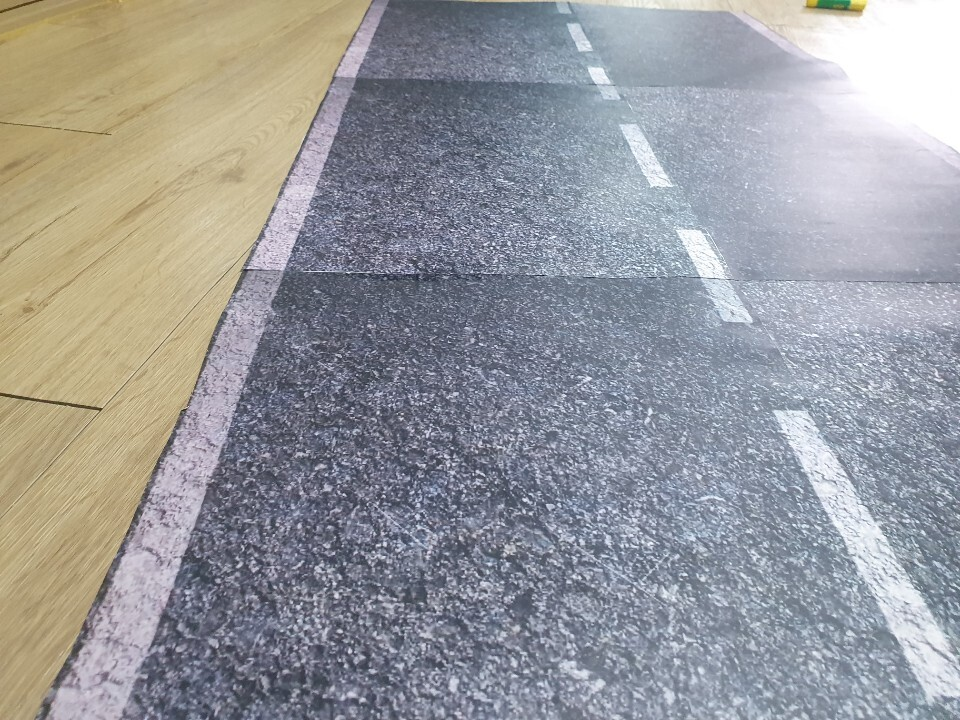
#> input picture trialroad.jpg, 960 x 720 px, given in place of the camera
$ python binary_threshold.py
#> lines starting #> are read from the running program, lines starting #| are printed output that depends on the picture; after the words box and inside, x2 and y2 are one past the last pixel; in counts of white or black regions, pixels touching at a corner belong together


## PUT THIS ALL IN ONE CELL!

import cv2
import numpy as np

# Connects to your computer's default camera
cap = cv2.VideoCapture(0)


# Automatically grab width and height from video feed
# (returns float which we need to convert to integer for later on!)
width = int(cap.get(cv2.CAP_PROP_FRAME_WIDTH))
height = int(cap.get(cv2.CAP_PROP_FRAME_HEIGHT))

while True:

    # Capture frame-by-frame
    ret, frame = cap.read()
#> frame is the input picture: shape (720, 960, 3); mean B, G, R 156.8, 154, 153.2

    # Our operations on the frame come here
#     gray = cv2.cvtColor(frame, cv2.COLOR_BGR2GRAY)

    blur = cv2.medianBlur(frame,25)
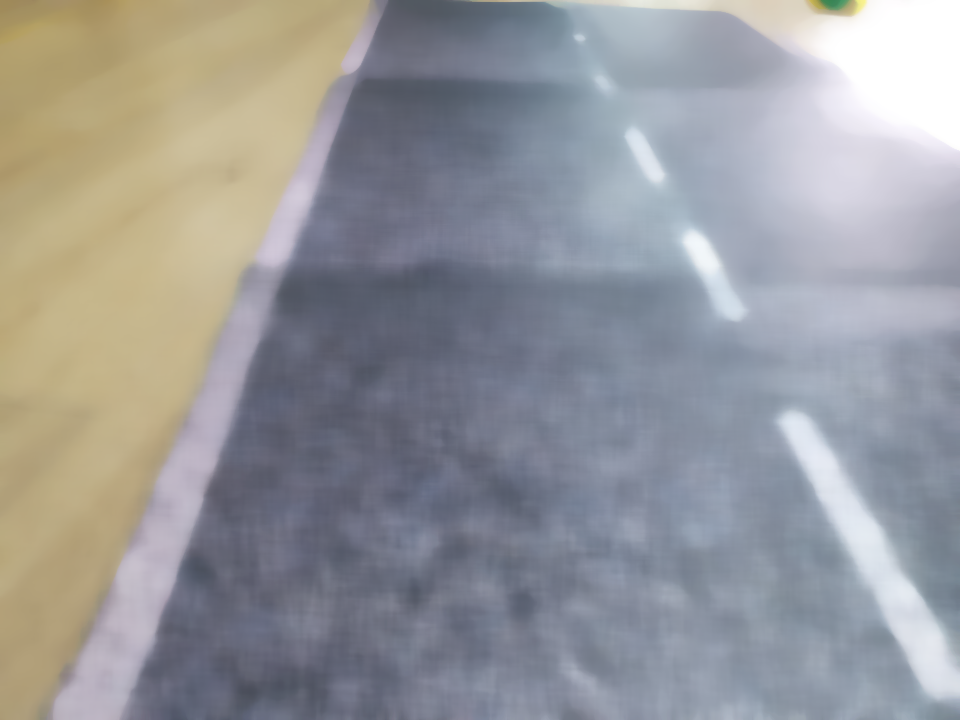
#> blur: shape (720, 960, 3); mean B, G, R 154.6, 151.9, 151.2

    gray = cv2.cvtColor(blur,cv2.COLOR_BGR2GRAY)
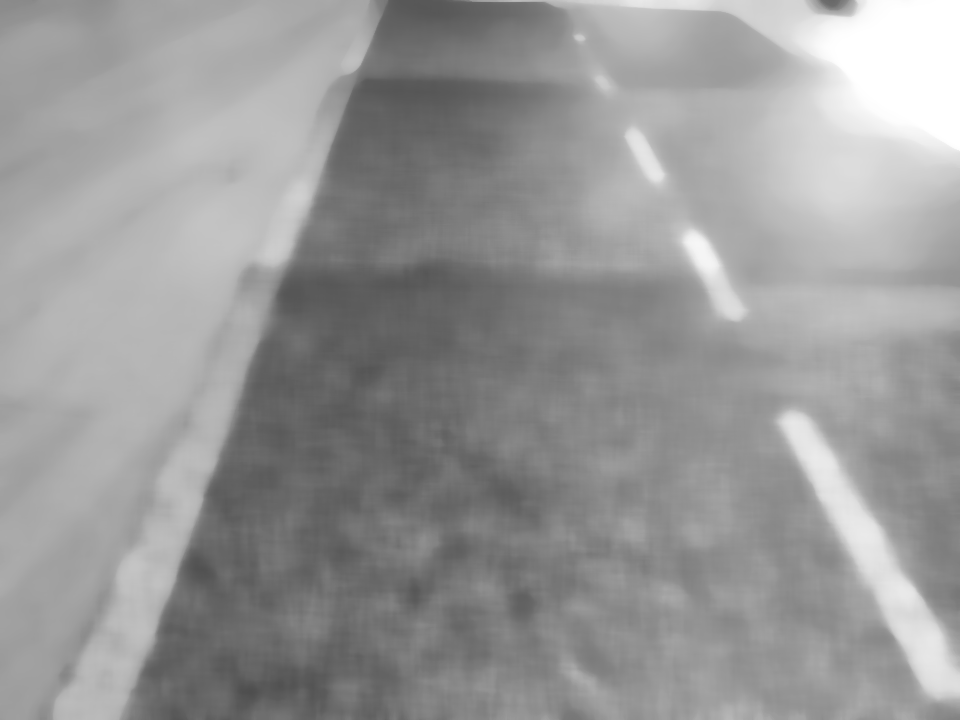
#> gray: shape (720, 960); min 78, max 255, mean 152

    ret, thresh = cv2.threshold(gray,100,255,cv2.THRESH_BINARY_INV)
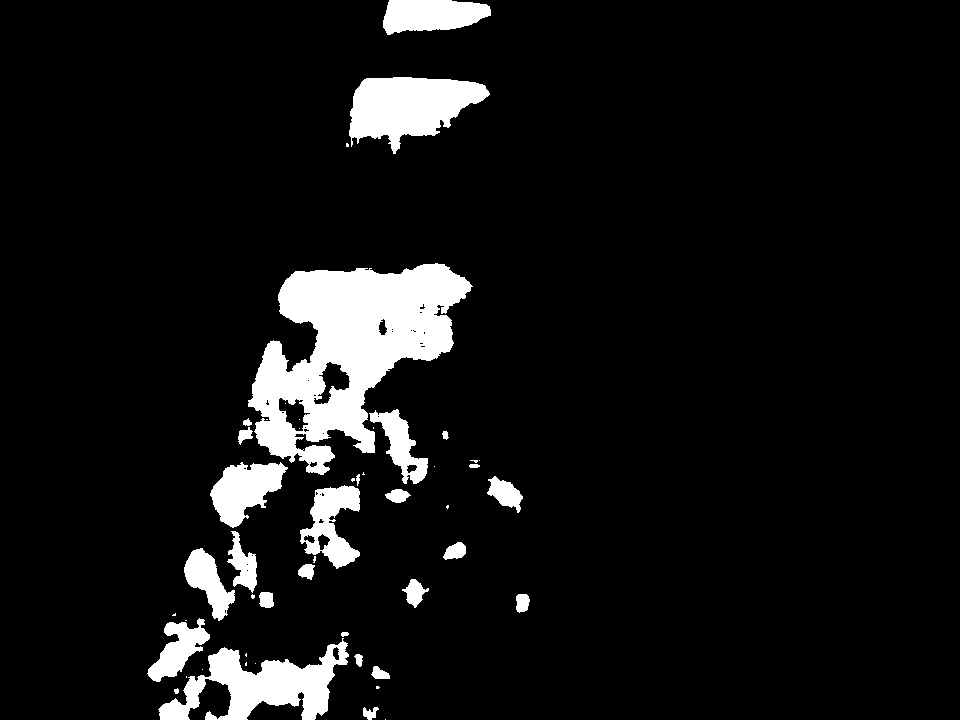
#> thresh: shape (720, 960); 8% white; 50 white regions (23 under 20 px), largest, box (x1, y1, x2, y2) and area: (248, 263, 473, 475) 23741, (158, 638, 349, 720) 6885, (349, 77, 490, 154) 6621
    # Display the resulting frame
    cv2.imshow('frame',thresh)

    # This command let's us quit with the "q" button on a keyboard.
    # Simply pressing X on the window won't work!
    if cv2.waitKey(1) & 0xFF == ord('q'):
#> (key q is pressed here)
        break

# When everything done, release the capture and destroy the windows
cap.release()
cv2.destroyAllWindows()
